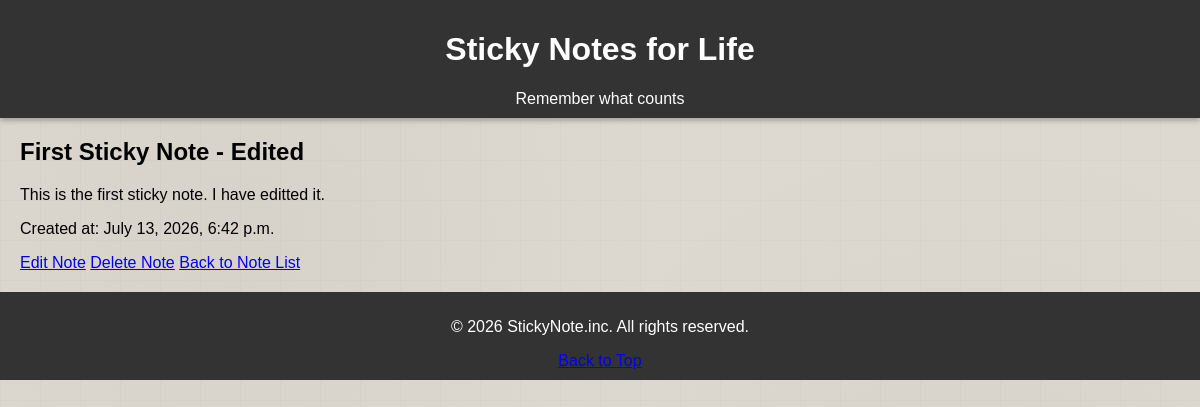
/note/1/, run on the app's committed database.
### notes/models.py (models this page shows, shortened)
class Note(models.Model):
    title = models.CharField(max_length=255)
    content = models.TextField()
    created_at = models.DateTimeField(auto_now_add=True)
    author = models.ForeignKey(
        "Author", on_delete=models.CASCADE, null=True, blank=True
    )

### notes/views.py (the view)
# urls.py: path("note/<int:pk>/", note_detail, name="note_detail"),
def note_detail(request, pk):
    note = get_object_or_404(Note, pk=pk)
    return render(request, "notes/note_detail.html", {"note": note})

### notes/templates/notes/note_detail.html (shortened to what this page needs)
{% extends 'base.html' %}
{% block content %}
<h2>
    {{ note.title }}
</h2>
<p>
    {{ note.content }}
</p>
<p>
    Created at: {{ note.created_at }}
</p>
<a href="{% url 'note_update' pk=note.pk %}">Edit Note</a>
<a href="{% url 'note_delete' pk=note.pk %}">Delete Note</a>
<a href="{% url 'note_list' %}">Back to Note List</a>
{% endblock %}

### notes/static/notes/styles.css (style rules this page uses)
body { font-family: "Arial", sans-serif; background-color: #ded9d0; background-image: radial-gradient(circle at 20% 30%, rgba(0,0,0,0.03) 0%, transparent 40%), radial-gradient(circle at 80% 70%, rgba(0,0,0,0.03) 0%, transparent 40%), linear-gradient(rgba(0,0,0,0.02) 1px, transparent 1px), linear-gradient(90deg, rgba(0,0,0,0.02) 1px, transparent 1px); background-size: auto, auto, 40px 40px, 40px 40px; min-height: 100vh; margin: 0; }
a { font-family: "Arial", sans-serif; }

### data on the page
Note: title "First Sticky Note - Edited", content "This is the first sticky note. I have editted it.", created_at "July 13, 2026, 6:42 p.m."
